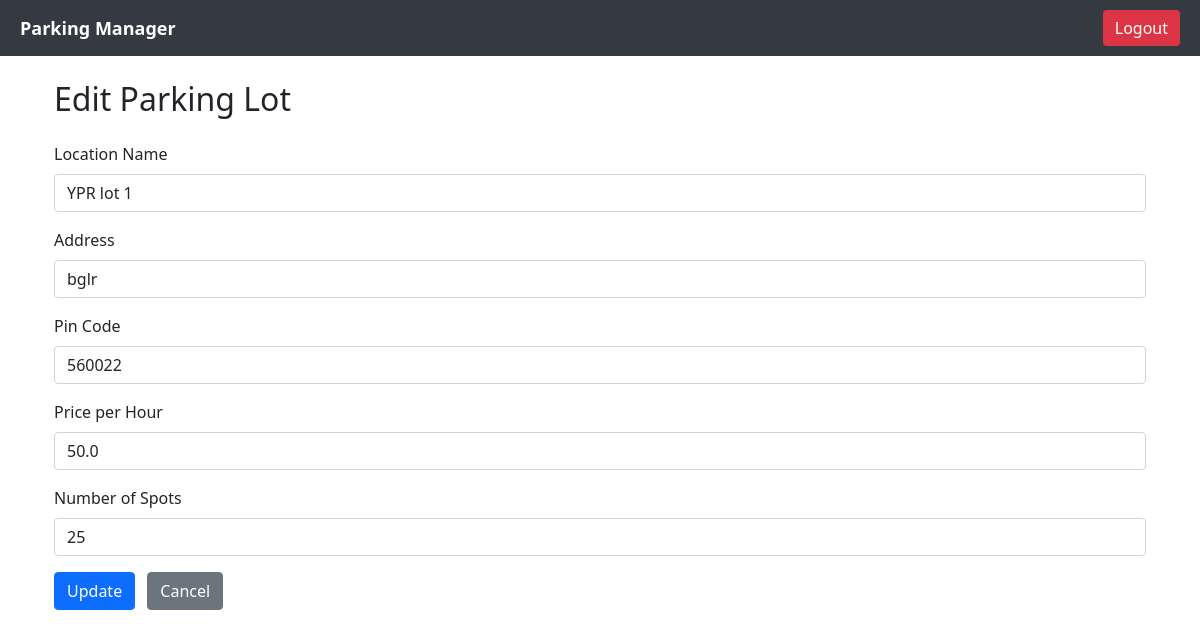
Page /edit_parking/1 (signed in) on the earlier database version.
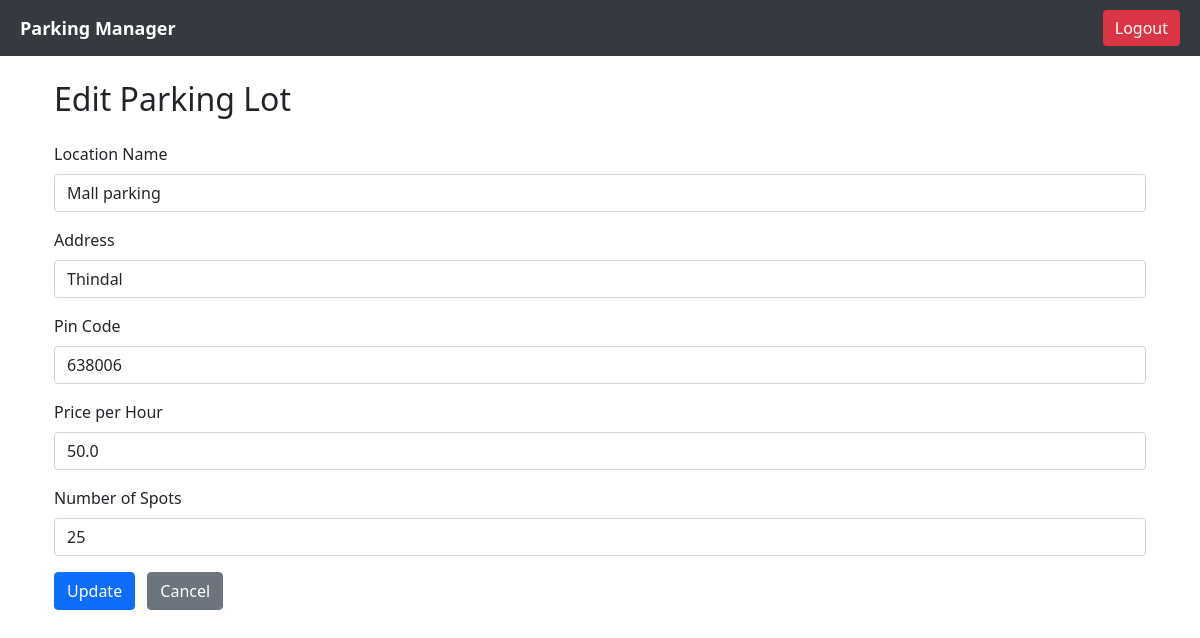
Same page on the later database version.
### models.py (models this page shows)
class Parking(db.Model):
    __tablename__ = "parking"
    id = db.Column(db.Integer, primary_key=True)
    primary_location_name = db.Column(db.String(20), nullable=False)
    address = db.Column(db.String(20), nullable=False)
    pin_code = db.Column(db.String(20), nullable=False)
    price = db.Column(db.Float, nullable=False)
    number_of_spots = db.Column(db.Integer, nullable=False)
    spots = db.relationship(
        "parkingSpot", back_populates="parking", cascade="all, delete-orphan"
    )

### controllers.py (the view, shortened to what this page needs)
@app.route("/edit_parking/<int:parking_id>", methods=["GET", "POST"])
def edit_parking(parking_id):
    if "username" not in session or session["username"] != "admin":
        return redirect(url_for("login"))
    parking = Parking.query.get_or_404(parking_id)
    return render_template("edit_parking.html", parking=parking)

### templates/edit_parking.html (shortened to what this page needs)
{% extends 'base.html' %}
{% block content %}
<div class="container mt-4">
    <h2 class="mb-4">Edit Parking Lot</h2>
    <form method="POST" action="">
        <div class="mb-3">
            <label for="primary_location_name" class="form-label">Location Name</label>
            <input type="text" class="form-control" id="primary_location_name" name="primary_location_name" value="{{ parking.primary_location_name }}" required>
        </div>
        <div class="mb-3">
            <label for="address" class="form-label">Address</label>
            <input type="text" class="form-control" id="address" name="address" value="{{ parking.address }}" required>
        </div>
        <div class="mb-3">
            <label for="pin_code" class="form-label">Pin Code</label>
            <input type="text" class="form-control" id="pin_code" name="pin_code" value="{{ parking.pin_code }}" required>
        </div>
        <div class="mb-3">
            <label for="price" class="form-label">Price per Hour</label>
            <input type="number" class="form-control" id="price" name="price" value="{{ parking.price }}" step="0.01" required>
        </div>
        <div class="mb-3">
            <label for="number_of_spots" class="form-label">Number of Spots</label>
            <input type="number" class="form-control" id="number_of_spots" name="number_of_spots" value="{{ parking.number_of_spots }}" required>
        </div>
        <button type="submit" class="btn btn-primary">Update</button>
        <a href="{{ url_for('admin') }}" class="btn btn-secondary ms-2">Cancel</a>
    </form>
</div>
{% endblock %}

Differences in the rows shown:
changed Parking: primary_location_name "YPR lot 1" → "Mall parking"; address "bglr" → "Thindal"; pin_code "560022" → "638006"
